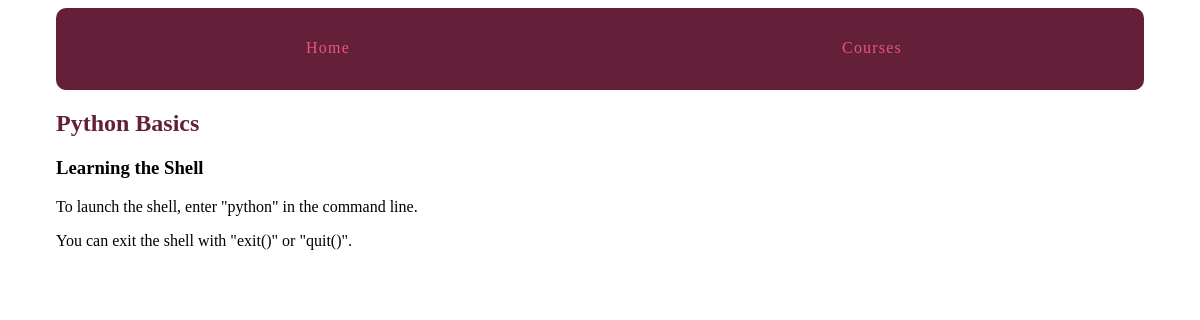
Page /courses/1/2/ on the committed database.
### courses/models.py (models this page shows, shortened)
class Step(models.Model):
    title = models.CharField(max_length = 255)
    description = models.TextField()
    order = models.IntegerField(default=0)
    course = models.ForeignKey(Course)
    content = models.TextField(blank = True, default = "")
    class Meta:
        ordering = ['order',]   #handles ordering

class Course(models.Model): #extend from base Model class
    created_at = models.DateTimeField(auto_now_add = True)
    title = models.CharField(max_length = 255)
    description = models.TextField()

### courses/views.py (the view)
# urls.py: url(r'(?P<course_pk>\d+)/(?P<step_pk>\d+)/$', views.step_detail, name='step'),
def step_detail(request, course_pk, step_pk):
    step = get_object_or_404(Step, course_id = course_pk, pk = step_pk)
    return render(request, 'courses/step_detail.html', {'step': step})

### courses/templates/courses/step_detail.html (shortened to what this page needs)
{% extends 'layout.html' %}
{% block content %}
  <article class="">
    <h2><a href="{% url 'courses:detail' pk=step.course.pk %}">{{step.course.title}}</a></h2>
        <h3>{{step.title}}</h3>
        {{ step.content|linebreaks }}
  </article>
{% endblock %}

### assets/css/layout.css (style rules this page uses)
html { box-sizing: border-box; }
*, *::after, *::before { box-sizing: inherit; }
article h2 a, article h3 a { color: #642039; text-decoration: none; }

### rows in the picture
Step: course "Python Basics", title "Learning the Shell", content "To launch the shell, enter \"python\" in the command line. You can exit the shell with \"exit()\" or \"quit()\"."
